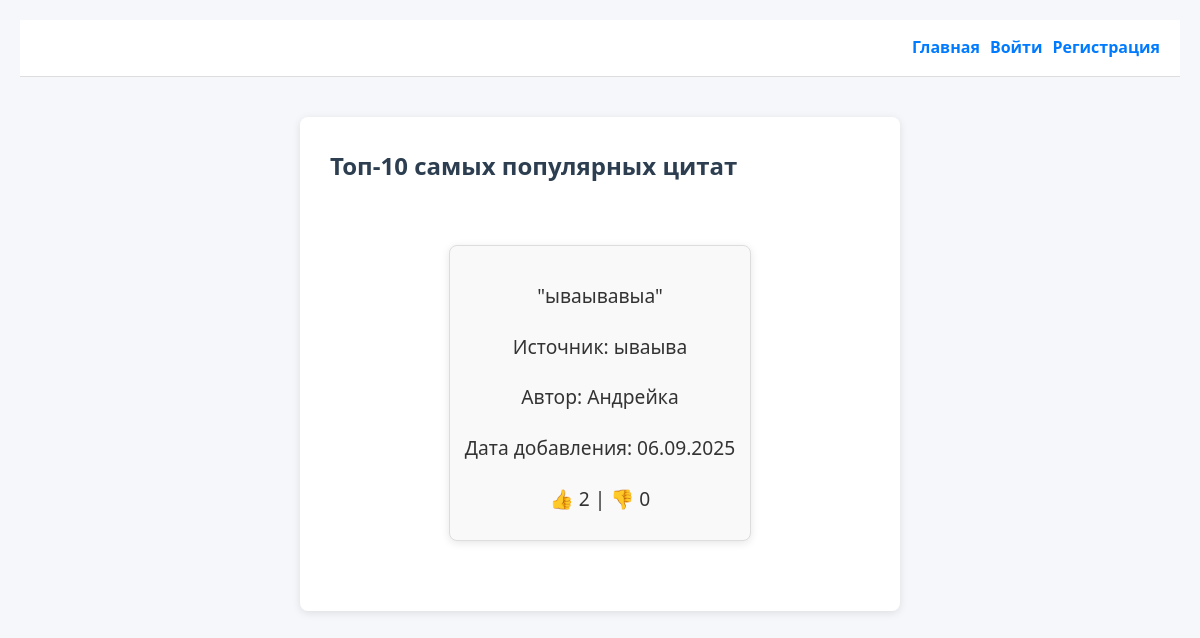
The page /popular/ on the database as committed earlier.
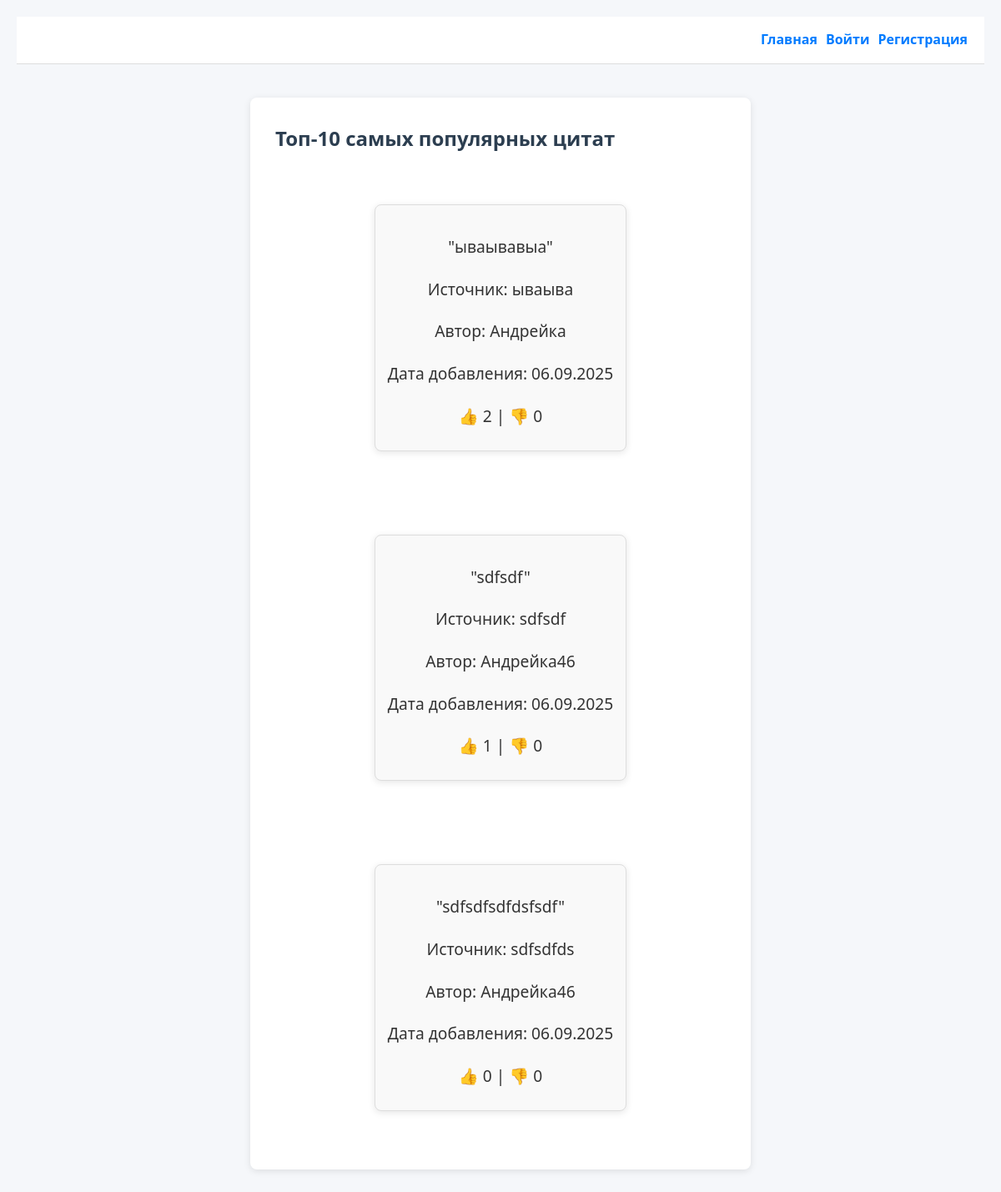
The same page on the database as committed later.
### app_quote/models.py (models this page shows, shortened)
class Quote(models.Model):
    source = models.CharField(max_length=100)
    text = models.TextField()
    weight = models.PositiveIntegerField(default=1, verbose_name='Вес')
    author = models.ForeignKey(
        User, on_delete=models.CASCADE, verbose_name='Автор'
    )
    created_at = models.DateTimeField(auto_now_add=True)
    class Meta:
        constraints = [
            models.UniqueConstraint(
                fields=['text'],
                name='unique_text',
                violation_error_message="Цитата уже существует для этого источника"
            ),
            models.CheckConstraint(
                check=~models.Q(source=''),
                name='non_empty_source',
                violation_error_message="Источник не может быть пустым"
            ),
        ]
    def dislike_count(self):
        return self.vote_set.filter(is_like=False).count()

### app_quote/views.py (the view)
# urls.py: path('popular/', popular_quotes, name='popular_quotes'),
def popular_quotes(request):
    quotes = Quote.objects.annotate(
        like_count=Count('vote', filter=Q(vote__is_like=True))
    ).order_by('-like_count')
    context = {
        'quotes': quotes,
    }
    return render(request, 'popular.html', context)

### app_quote/templates/popular.html (shortened to what this page needs)
{% extends "base.html" %}
{% block content %}
  <h2>Топ-10 самых популярных цитат</h2>
  {% if quotes %}
    <div class="popular-quotes-list">
      {% for quote in quotes %}
        <div class="quote-card">
          <p>"{{ quote.text }}"</p>
          <p>Источник: {{ quote.source }}</p>
          <p>Автор: {{ quote.author.username }}</p>
          <p>Дата добавления: {{ quote.created_at|date:"d.m.Y" }}</p>
          <p>👍 {{ quote.like_count }} | 👎 {{ quote.dislike_count }}</p>
        </div>
      {% endfor %}
    </div>
  {% else %}
    <p>Пока нет популярных цитат.</p>
  {% endif %}
{% endblock %}

Rows that differ between the two databases and show on the page:
added Quote: text "sdfsdf", source "sdfsdf", author.username "Андрейка46", created_at "06.09.2025", like_count "1", dislike_count "0"
added Quote: text "sdfsdfsdfdsfsdf", source "sdfsdfds", author.username "Андрейка46", created_at "06.09.2025", like_count "0", dislike_count "0"
